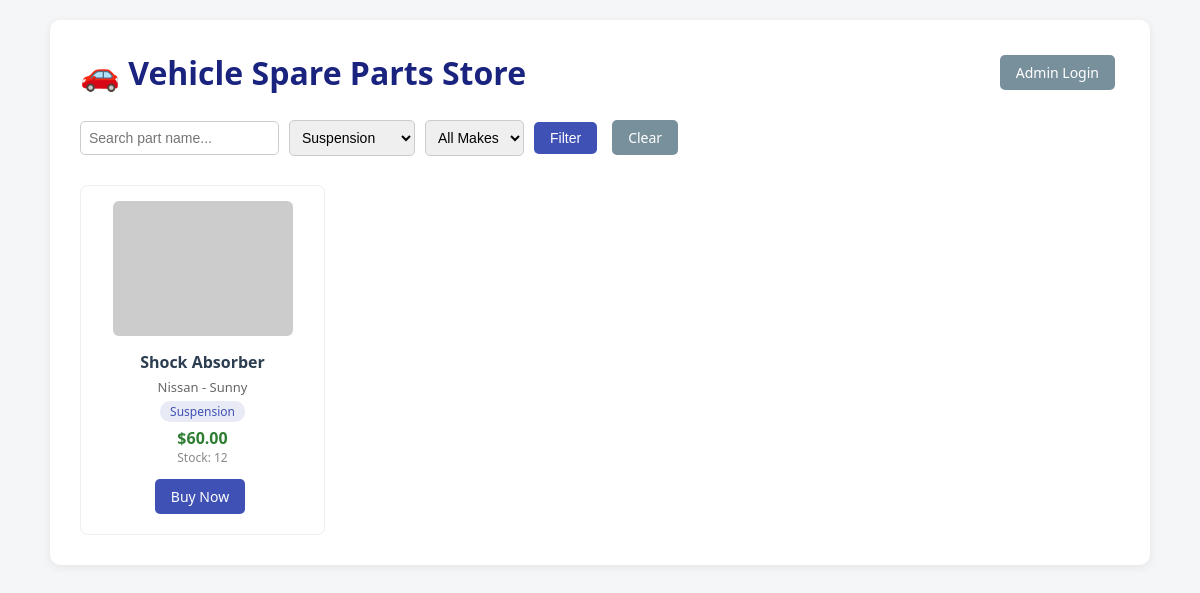
The page /index.php?category=Suspension on the database its author committed.
### tables this page shows
CREATE TABLE IF NOT EXISTS parts (
    id INT AUTO_INCREMENT PRIMARY KEY,
    part_name VARCHAR(150) NOT NULL,
    vehicle_make VARCHAR(60) NOT NULL,
    vehicle_model VARCHAR(60) NOT NULL,
    category VARCHAR(60) NOT NULL,
    price DECIMAL(10,2) NOT NULL,
    stock INT NOT NULL DEFAULT 0,
    image_url VARCHAR(255) DEFAULT 'https://via.placeholder.com/200x150?text=Part',
    created_at TIMESTAMP DEFAULT CURRENT_TIMESTAMP
);

### index.php (the view, shortened to what this page needs)
<?php
require 'db.php';
$search = $_GET['search'] ?? '';
$category = $_GET['category'] ?? '';
$sql = "SELECT * FROM parts WHERE 1=1";
$params = [];
if ($category !== '') {
    $sql .= " AND category = ?";
    $params[] = $category;
}
$sql .= " ORDER BY id DESC";
$stmt = $pdo->prepare($sql);
$stmt->execute($params);
$parts = $stmt->fetchAll(PDO::FETCH_ASSOC);
$categories = $pdo->query("SELECT DISTINCT category FROM parts ORDER BY category")->fetchAll(PDO::FETCH_COLUMN);
?>
<!DOCTYPE html>
<html lang="en">
<head>
    <link rel="stylesheet" href="style.css">
</head>
<body>
    <div class="container">
        <div class="header-bar">
            <h1>🚗 Vehicle Spare Parts Store</h1>
            <a href="admin/login.php" class="btn btn-secondary">Admin Login</a>
        </div>
        <form method="GET" class="filter-form">
            <input type="text" name="search" placeholder="Search part name..."
                   value="<?= htmlspecialchars($search) ?>">
            <select name="category">
                <?php foreach ($categories as $cat): ?>
                    <option value="<?= htmlspecialchars($cat) ?>" <?= $category === $cat ? 'selected' : '' ?>>
                        <?= htmlspecialchars($cat) ?>
                    </option>
                <?php endforeach; ?>
            </select>
            <select name="make">
                <option value="">All Makes</option>
            </select>
            <button type="submit" class="btn">Filter</button>
            <a href="index.php" class="btn btn-secondary">Clear</a>
        </form>
        <div class="parts-grid">
            <?php foreach ($parts as $p): ?>
            <div class="part-card">
                <img src="<?= htmlspecialchars($p['image_url']) ?>" alt="<?= htmlspecialchars($p['part_name']) ?>">
                <h3><?= htmlspecialchars($p['part_name']) ?></h3>
                <p class="compat"><?= htmlspecialchars($p['vehicle_make']) ?> - <?= htmlspecialchars($p['vehicle_model']) ?></p>
                <p class="category-tag"><?= htmlspecialchars($p['category']) ?></p>
                <p class="price">$<?= number_format($p['price'], 2) ?></p>
                <p class="stock">Stock: <?= $p['stock'] ?></p>
                <a href="checkout.php?part_id=<?= $p['id'] ?>" class="btn">Buy Now</a>
            </div>
            <?php endforeach; ?>
        </div>
    </div>
</body>
</html>

### style.css (style rules this page uses)
* { margin: 0; padding: 0; box-sizing: border-box; }
body { font-family: 'Segoe UI', Arial, sans-serif; background: #f4f6f8; color: #2c3e50; padding: 20px; }
.container { max-width: 1100px; margin: 0 auto; background: #fff; padding: 30px; border-radius: 10px; box-shadow: 0 2px 10px rgba(0,0,0,0.08); }
h1 { color: #1a237e; }
.header-bar { display: flex; justify-content: space-between; align-items: center; margin-bottom: 20px; flex-wrap: wrap; gap: 10px; }
.btn { display: inline-block; padding: 8px 16px; background: #3f51b5; color: #fff; text-decoration: none; border: none; border-radius: 5px; cursor: pointer; font-size: 14px; margin: 5px 5px 5px 0; }
.btn-secondary { background: #78909c; }
.filter-form { display: flex; flex-wrap: wrap; gap: 10px; margin-bottom: 25px; align-items: center; }
.filter-form input, .filter-form select { padding: 8px; border: 1px solid #ccc; border-radius: 5px; }
input, select { padding: 8px; border: 1px solid #ccc; border-radius: 5px; font-size: 14px; }
.parts-grid { display: grid; grid-template-columns: repeat(auto-fill, minmax(220px, 1fr)); gap: 20px; margin-top: 20px; }
.part-card { border: 1px solid #eee; border-radius: 8px; padding: 15px; text-align: center; transition: box-shadow 0.2s; }
.part-card img { width: 100%; max-width: 180px; border-radius: 6px; }
.part-card h3 { margin: 10px 0 5px; font-size: 16px; }
.part-card .compat { font-size: 13px; color: #666; }
.part-card .category-tag { display: inline-block; background: #e8eaf6; color: #3f51b5; padding: 2px 10px; border-radius: 10px; font-size: 12px; margin: 5px 0; }
.part-card .price { font-weight: bold; color: #2e7d32; font-size: 16px; }
.part-card .stock { font-size: 12px; color: #888; margin-bottom: 8px; }

### rows shown on the page
parts: part_name "Shock Absorber", vehicle_make "Nissan", vehicle_model "Sunny", category "Suspension", price "60.00", stock "12"

### other values the page prints
form field category "Suspension"
